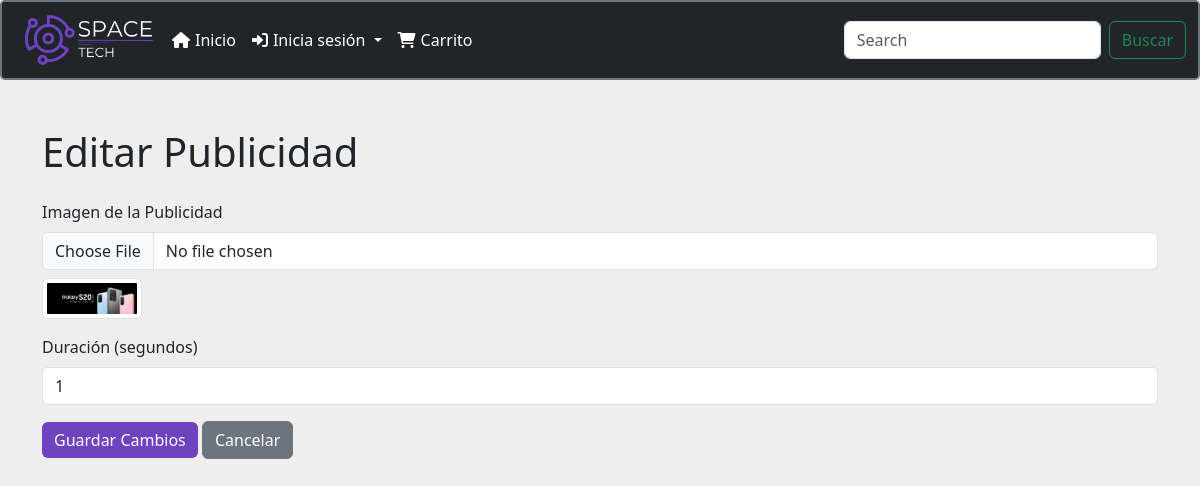
Page /publicidades/editar/33/ on the committed database.
### menu/models.py (models this page shows, shortened)
class Publicidad(models.Model):
    imagen = models.ImageField(upload_to='publicidad/')
    activa = models.BooleanField(default=True)
    duracion = models.IntegerField(default=5)  # Duración en segundos

### menu/views.py (the view)
# urls.py: path('publicidades/editar/<int:publicidad_id>/', editar_publicidad, name='editar_publicidad'),
def editar_publicidad(request, publicidad_id):
    publicidad = get_object_or_404(Publicidad, pk=publicidad_id)
    if request.method == 'POST':
        form = PublicidadForm(request.POST, request.FILES, instance=publicidad)
        if form.is_valid():
            form.save()
            return redirect('listar_publicidades')
    else:
        form = PublicidadForm(instance=publicidad)
    return render(request, 'editar_publicidad.html', {'form': form, 'publicidad': publicidad})

### menu/forms.py
class PublicidadForm(forms.ModelForm):
    class Meta:
        model = Publicidad
        fields = ['imagen', 'duracion']

### menu/context_processors.py (called while the page is built)
def carrito_items_count(request):
    if request.user.is_authenticated:
        cart, created = Cart.objects.get_or_create(user=request.user)
        carrito_items_count = CartItem.objects.filter(cart=cart).aggregate(total_quantity=Sum('quantity'))['total_quantity'] or 0
    else:
        carrito_items_count = 0
    return {
        'carrito_items_count': carrito_items_count
    }

### menu/templates/editar_publicidad.html (shortened to what this page needs)
<!DOCTYPE html>
<html lang="en">
<head>
    <link rel="stylesheet" href="https://cdn.jsdelivr.net/npm/bootstrap@5.3.3/dist/css/bootstrap.min.css">
</head>
<body>
    {% include "plantilla/menu.html" %}
    <div class="container mt-5">
        <h1 class="mb-4">Editar Publicidad</h1>
        <form action="{% url 'editar_publicidad' publicidad.id %}" method="post" enctype="multipart/form-data">
            <div class="mb-3">
                <label for="imagen" class="form-label">Imagen de la Publicidad</label>
                <input type="file" class="form-control" id="imagen" name="imagen" accept="image/*">
                {% if publicidad.imagen %}
                    <img src="{{ publicidad.imagen.url }}" class="img-thumbnail mt-2" style="width: 100px;">
                {% endif %}
            </div>
            <div class="mb-3">
                <label for="duracion" class="form-label">Duración (segundos)</label>
                <input type="number" class="form-control" id="duracion" name="duracion" min="1" value="{{ publicidad.duracion }}" required>
            </div>
            <button type="submit" class="btn btn-primary">Guardar Cambios</button>
            <a href="{% url 'listar_publicidades' %}" class="btn btn-secondary">Cancelar</a>
        </form>
    </div>
</body>
</html>

### menu/templates/plantilla/menu.html (style rules this page uses)
.btn-primary { background-color: #6f42c1; border: none; }

### rows in the picture
Publicidad: imagen (picture), duracion "1"
